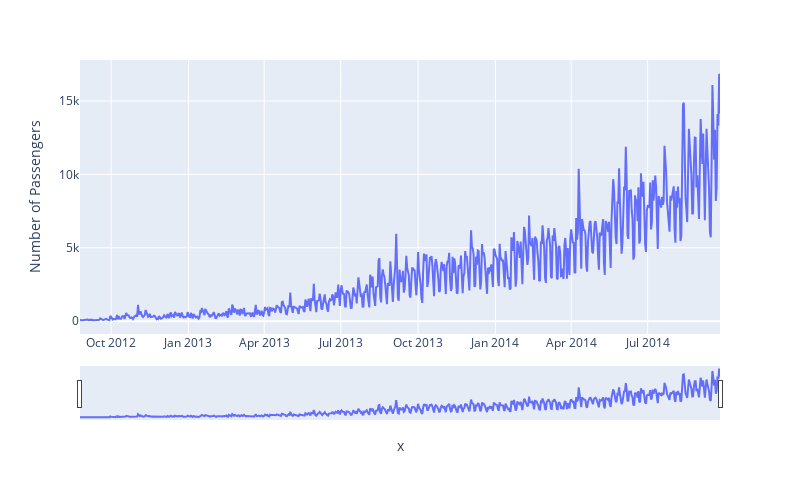

The cell this chart's notebook holds for it:
### Code cell
fig = px.line(x = daily_jetrail.index, 
        y = daily_jetrail['Count'],
        labels = {'y': 'Number of Passengers'}, 
        width = 800, height = 500)
fig.update_xaxes(rangeslider_visible = True)
fig.show()

### Figure 1 — Plotly figure (JSON) as saved in the notebook; plotly's stock layout.template omitted (floating-point values rounded to 4 significant figures; data arrays with more than 128 entries replaced by an {"elided": "..."} marker saying what was removed)
{"data": [{"hovertemplate": "x=%{x}<br>Number of Passengers=%{y}<extra></extra>", "legendgroup": "", "line": {"color": "#636efa", "dash": "solid"}, "marker": {"symbol": "circle"}, "mode": "lines", "name": "", "orientation": "v", "showlegend": false, "type": "scatter", "x": {"elided": "762 str values"}, "xaxis": "x", "y": {"elided": "762 int values"}, "yaxis": "y"}], "layout": {"height": 500, "legend": {"tracegroupgap": 0}, "margin": {"t": 60}, "width": 800, "xaxis": {"anchor": "y", "domain": [0, 1], "rangeslider": {"visible": true}, "title": {"text": "x"}}, "yaxis": {"anchor": "x", "domain": [0, 1], "title": {"text": "Number of Passengers"}}}}
